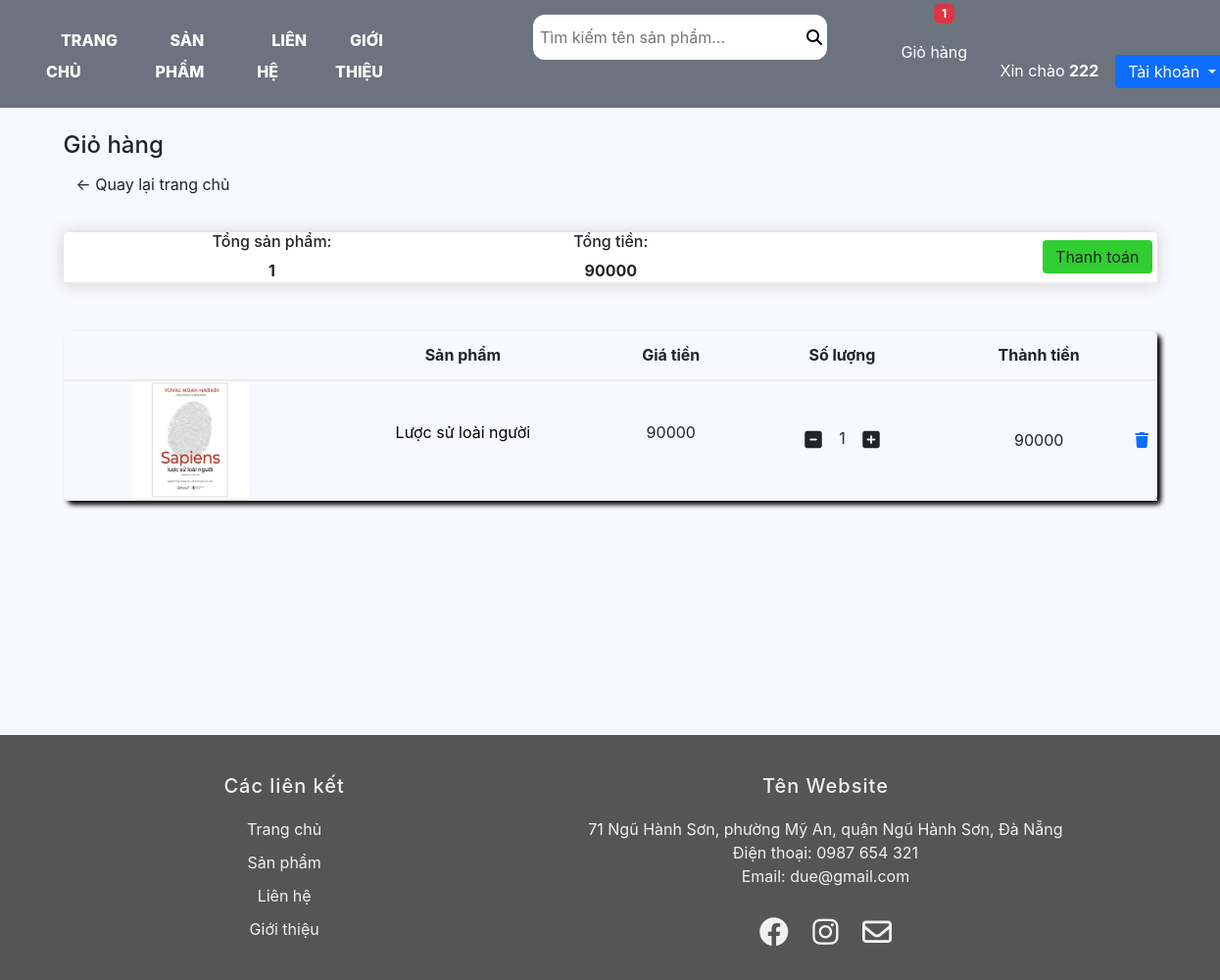
The app's page /show_cart/ (signed in), older data.
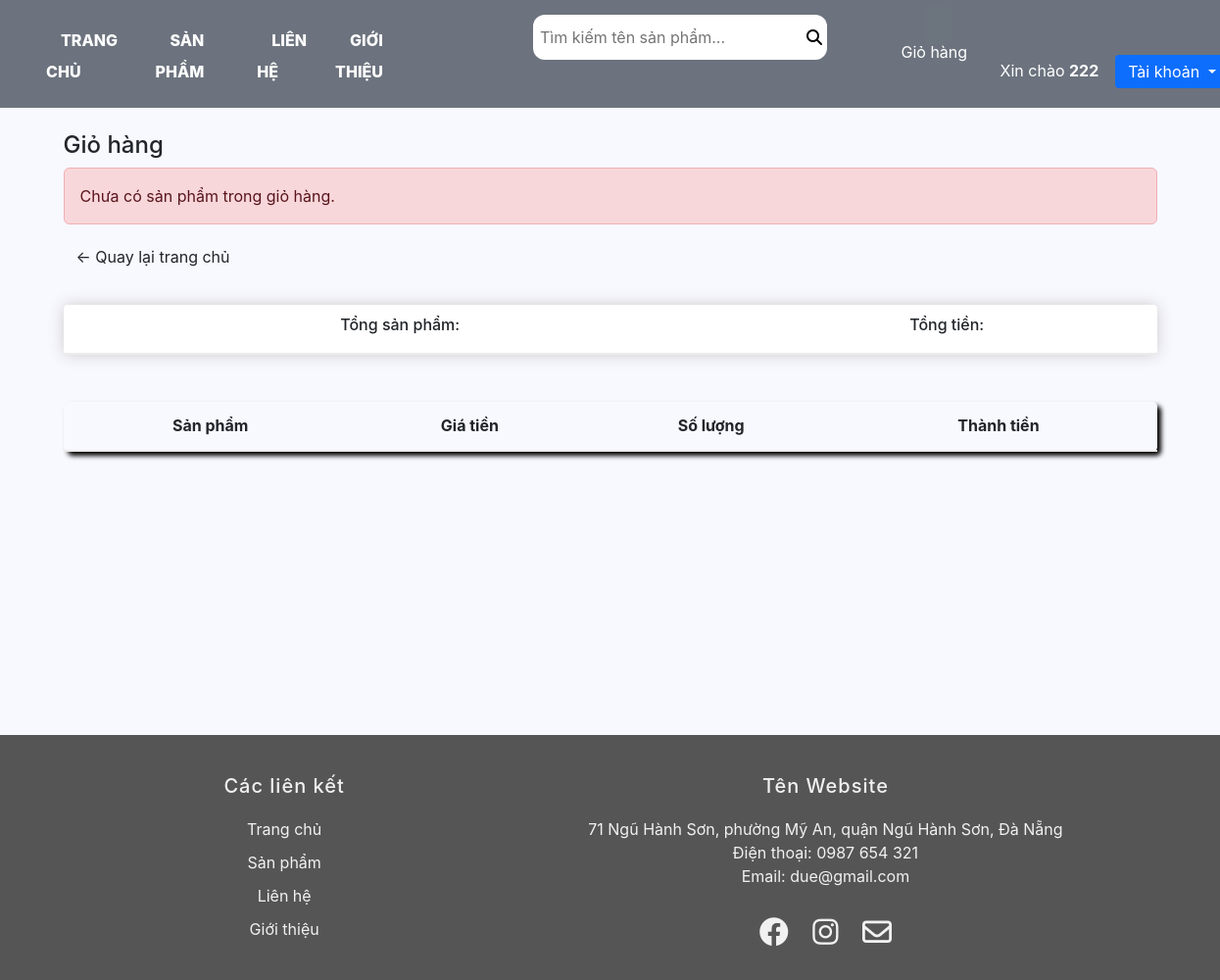
The same page, newer data.
### order/models.py (models this page shows)
class Order(models.Model):
    status_choices = (
        (1, "Cart"),
        (2, "Ordered"),
        (3, "Cancelled"),
    )
    total_price = models.PositiveIntegerField(default=0)
    quantity = models.PositiveIntegerField(default=0)
    user = models.ForeignKey(
        Users, related_name="users", on_delete=models.CASCADE, null=True, blank=True
    )
    status = models.IntegerField(choices=status_choices, default=1)
    datetime = models.DateTimeField(null=True, blank=True)

class Order_detail(models.Model):
    order = models.ForeignKey(Order, related_name="order", on_delete=models.CASCADE)
    product = models.ForeignKey(
        "product.Product", related_name="product_pr", on_delete=models.CASCADE
    )
    quantity = models.PositiveIntegerField(default=1)
    def total(sefl):
        return sefl.quantity * sefl.product.discount_cost()

### product/models.py (models this page shows, shortened)
class Product(models.Model):
    category = models.ForeignKey(
        Category, related_name="products", on_delete=models.CASCADE
    )
    title = models.CharField(max_length=100)
    cost = models.PositiveIntegerField(null=True, blank=True)
    quantity = models.PositiveIntegerField(null=True, blank=True)
    discount = models.PositiveIntegerField(null=True, blank=True)
    image = models.ImageField(upload_to="media", null=True, blank=True)
    author = models.CharField(max_length=50, null=True, blank=True)
    pages = models.PositiveIntegerField(null=True, blank=True)
    publisher = models.CharField(max_length=100, null=True, blank=True)
    description = models.TextField(null=True, blank=True)
    def discount_cost(self):
        return round(self.cost * (1 - (self.discount / 100)))
    def image_tag(self):
        return mark_safe('<img src="%s" width="100px" height="100px" />'%(self.image.url))
    image_tag.short_description = 'Image'

### product/views.py (the view)
# urls.py: path('show_cart/',views.show_cart, name="show_cart"),
def show_cart(request):
    if (
        Order.objects.filter(user=request.user, status=1).exists() is False
        or Order.objects.filter(order__isnull=True).exists() is True
    ):
        context = {
            "error_message": "Chưa có sản phẩm trong giỏ hàng.",
            "is_order": False,
        }
        return render(request, "product/cart.html", context)
    else:
        order = Order.objects.get(user=request.user, status=1)
        orderDetail = Order_detail.objects.filter(order=order)
        order.quantity = sum(obj.quantity for obj in orderDetail)
        order.total_price = sum(
            obj.product.discount_cost() * obj.quantity for obj in orderDetail
        )
        order.save()
        request.session["count_cartitem"] = orderDetail.count()
        context = {"orderDetail": orderDetail, "order": order, "is_order": True}
        return render(request, "product/cart.html", context)

### product/templates/product/cart.html (shortened to what this page needs)
{% extends 'product/base.html' %}
{% load static %}
{% block content %}
<head>
    <link rel="stylesheet" href="https://cdnjs.cloudflare.com/ajax/libs/font-awesome/6.4.0/css/all.min.css">
    <link rel="stylesheet" href="{% static 'css/product.css' %}">
</head>
<body>
    <br>
    <h4>Giỏ hàng</h4>
    {% if error_message %}
  <div class="alert alert-danger" role="alert">
        {{ error_message }}
  </div>
    {% endif %}
    <div class="row">
		<div class="col-lg-12">
			<div class="box-element">
                <h5><a  class="btn btn-outline-dark" href="{% url 'product:index' %}">&#x2190; Quay lại trang chủ</a></h5>
                <br>
                <table class="table1">
                    <tr>
                        <th><h6>Tổng sản phẩm:</h6>{{order.quantity}}</th>
                        <th><h6>Tổng tiền:</h6>{{order.total_price}}</th>
                        {% if is_order %}
                        <th>
                            <a style ="float:right; margin:5px;background-color: limegreen;" class="btn btn success" href="{% url 'product:checkout' %}">Thanh toán</a>
                        </th>
                        {% endif %}
                    </tr>
                </table>
			</div>
            <br>
            <br>
    <table class="cart-tb">
        <tr class="table-head">
            <th></th>
            <th>Sản phẩm</th>
            <th>Giá tiền</th>
            <th>Số lượng</th>
            <th>Thành tiền</th>
            <th></th>
        </tr>
        {% for i in orderDetail %}
            <tr class="table-content">
                <td><a href ="{% url 'product:information' i.product.id %}"><img class="row-image" src="{{i.product.image.url}}"></a></td>
                <td><a href ="{% url 'product:information' i.product.id %}" style="text-decoration: None; color:black"><p>{{i.product.title}}</p></a></td>
                <td><p>{{i.product.discount_cost}}</p></td>
                <td>
                    <div class="Quantity">
                        <a class="minus-cart btn" href="{% url 'product:minus_quantity' i.id %}" ><i class="fas fa-minus-square fa-lg"></i></a>
                        <span id="quantity">{{i.quantity}}</span>
                        <a class="plus-cart btn" href="{% url 'product:plus_quantity' i.id %}" ><i class="fas fa-plus-square fa-lg"></i></a>
                    </div>
                </td>
                <td>{{i.total}}</td>
                <td><a href="{% url 'product:remove_orderDetail' i.id %}"><i class="fa-solid fa-trash"></a></i></td>
        {% endfor %}
        </tr>
    </table>
</body>
</html>
{% endblock %}

### product/templates/product/base.html (shortened to what this page needs)
<!DOCTYPE html>
{% load static%}
<html>
    <head>
      <link href="https://cdn.jsdelivr.net/npm/bootstrap@5.3.1/dist/css/bootstrap.min.css" rel="stylesheet">
      <link href='https://unpkg.com/css.gg@2.0.0/icons/css/shopping-cart.css' rel='stylesheet'>
    </head>
    <body>
    <header>
        <nav>
            <div class="content-nav">
                <ul>
                    <li><a href="{% url 'product:index' %}">Trang Chủ</a></li>
                    <li><a href="{% url 'product:product_list' %}">Sản Phẩm</a></li>
                    <li><a href="{% url 'product:contact' %}">Liên Hệ</a></li>
                    <li><a href="{% url 'product:about_us' %}">Giới Thiệu</a></li>
                </ul>
                <form style="position: relative;left:100px;" id="myForm" action="{% url 'product:search' %}" >
                    <input style="width: 300px;"  type="text" name="q" placeholder="Tìm kiếm tên sản phẩm..." value="{{ q }}" required />
                    <button style="cursor: pointer;z-index: 999;" type="submit"><i class="fas fa-magnifying-glass" aria-hidden="true"></i></button>
                </form>
            </div>
            <div style="text-align: center;position: relative;top: -10px;color: #fff;">
              <button style="position:relative;left: 100px;" type="button" class="btn btn-secondary"  onclick="show_cart()"><span class="badge text-bg-danger" style=" position: absolute;top: -2px;right:-5px;font-size: 12px;">{{request.session.count_cartitem}}</span></button>
              <p style="display: inline-block;position: relative;top: 30px;left:  45px;" >Giỏ hàng</p>
            </div>
            <div class="user" style="position: relative;left: 50px;top: 5px;">
              {% if user.username %}
                  <p >Xin chào <b>{{user.username}}</b></p>
                  <div class="btn-group">
                    <button style="position: relative;top: -10px;" type="button" class="btn btn-primary dropdown-toggle" data-toggle="dropdown" aria-haspopup="true" aria-expanded="false">
                      Tài khoản
                    </button>
              {% endif %}
    </header>
        <main class="container">
                {% block content %}
                {% endblock %}
    </body>
<footer>
  <div class="col-1">
    <h5>Các liên kết</h5>
    <a href="{% url 'product:index' %}">Trang chủ</a>
    <a href="{% url 'product:product' %}">Sản phẩm</a>
    <a href="{% url 'product:contact' %}">Liên hệ</a>
    <a href="{% url 'product:about_us' %}">Giới thiệu</a>
  </div>
  <div class="'col-2">
    <h5>Tên Website</h5>
    71 Ngũ Hành Sơn, phường Mỹ An, quận Ngũ Hành Sơn, Đà Nẵng<br>
    Điện thoại: 0987 654 321<br>
    Email: due@gmail.com
    <div class="social-icons">
      <a href="https://www.google.com.vn/"><i class="fa-brands fa-facebook"></i></a>
      <a href="https://www.instagram.com/"><i class="fa-brands fa-instagram"></i></a>
      <a href="https://www.google.com.vn/"><i class="fa-regular fa-envelope"></i></a>
    </div>
  </div>
</footer>
</html>

Row changes from the older to the newer data that the page shows:
no longer on this page (row edited): Order: quantity "1", total_price "90000"
no longer on this page (row unchanged): Order_detail: product.image (picture), product "Lược sử loài người", product.discount_cost "90000", quantity "1", total "90000"
Text that changed along with them:
{{ error_message }}: (not shown) → "Chưa có sản phẩm trong giỏ hàng."
{{ request.session.count_cartitem }}: "1" → (not shown)
text no longer shown: "Thanh toán"
